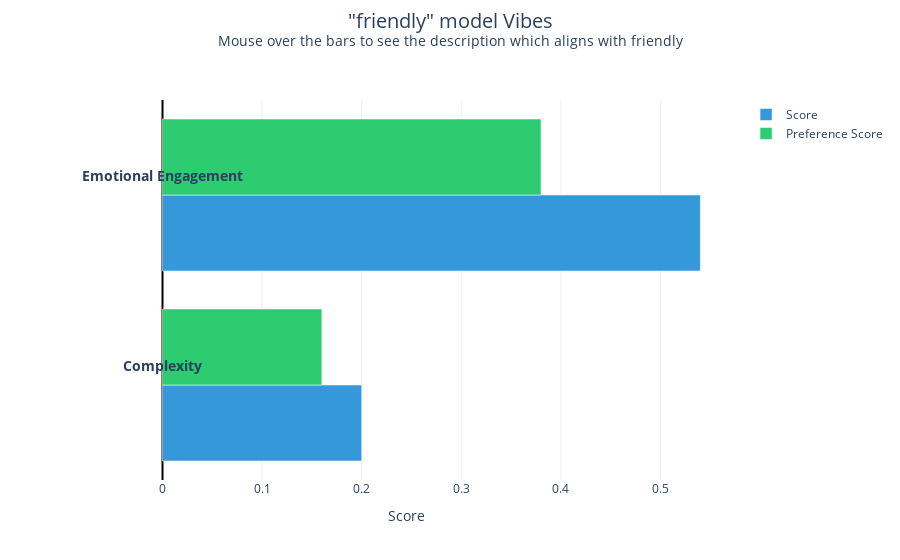

Notebook code for this chart:
### Code cell
from plotly import graph_objects as go

# First, parse the vibe descriptions into separate columns
def parse_vibe_description(vibe_text):
    parts = vibe_text.split("High:")
    name = parts[0].strip(": ")
    high_low_parts = parts[1].split("Low:")
    high_desc = high_low_parts[0].strip()
    low_desc = high_low_parts[1].strip()
    return pd.Series({'name': name, 'high_desc': high_desc, 'low_desc': low_desc})

# Get the aggregated data and parse descriptions
agg_df = vibe_df.groupby("vibe").agg({
    "pref_score": "mean", 
    "score": "mean"
}).reset_index()

# Split vibe column into name and descriptions
desc_df = agg_df['vibe'].apply(parse_vibe_description)
agg_df = pd.concat([agg_df, desc_df], axis=1)

# Create figure
fig = go.Figure()

# Add bars with custom hover text
fig.add_trace(go.Bar(
    y=agg_df['name'],
    x=agg_df['score'],
    name='Score',
    orientation='h',
    marker_color='#3498db',
    hovertemplate='%{x:.2f}<br>' + 
                  agg_df.apply(lambda row: row['high_desc'] if row['score'] >= 0 else row['low_desc'], axis=1) +
                  '<extra></extra>'
))

fig.add_trace(go.Bar(
    y=agg_df['name'],
    x=agg_df['pref_score'],
    name='Preference Score',
    orientation='h',
    marker_color='#2ecc71',
    hovertemplate='%{x:.2f}<br>' + 
                  agg_df.apply(lambda row: row['high_desc'] if row['pref_score'] >= 0 else row['low_desc'], axis=1) +
                  '<extra></extra>'
))

# Add descriptions and titles as annotations
for i, row in enumerate(agg_df.iterrows()):
    row = row[1]
    # Add vibe name above bars
    fig.add_annotation(
        x=0,  # Center position
        y=row['name'],
        text=f"<b>{row['name']}</b>",  # Bold text
        showarrow=False,
        yshift=20,  # Shift up from the bars
        font=dict(size=14)
    )

# remove the y axis annotation
fig.update_layout(yaxis=dict(visible=False))

# Update layout
fig.update_layout(
    barmode='group',
    title={
        'text': f'\"{models[0]}\" model Vibes<br><sup>Mouse over the bars to see the description which aligns with {models[0]}</sup>',
        'xanchor': 'center',
        'y': 0.95,
        'x': 0.5,
        'font': {'size': 20}
    },
    xaxis_title='Score',
    xaxis=dict(
        zeroline=True, 
        zerolinewidth=2, 
        zerolinecolor='black',
    ),
    template='plotly_white',
    showlegend=True,
)

fig.show()

### Figure 1 — Plotly figure (JSON) as saved in the notebook; plotly's stock layout.template omitted (floating-point values rounded to 4 significant figures)
{"data": [{"hovertemplate": ["%{x:.2f}<br>Complex, multi-layered, and intricate in structure and language.<extra></extra>", "%{x:.2f}<br>Contains emotionally charged language and fosters connection.<extra></extra>"], "marker": {"color": "#3498db"}, "name": "Score", "orientation": "h", "type": "bar", "x": [0.2, 0.54], "y": ["Complexity", "Emotional Engagement"]}, {"hovertemplate": ["%{x:.2f}<br>Complex, multi-layered, and intricate in structure and language.<extra></extra>", "%{x:.2f}<br>Contains emotionally charged language and fosters connection.<extra></extra>"], "marker": {"color": "#2ecc71"}, "name": "Preference Score", "orientation": "h", "type": "bar", "x": [0.16, 0.38], "y": ["Complexity", "Emotional Engagement"]}], "layout": {"annotations": [{"font": {"size": 14}, "showarrow": false, "text": "<b>Complexity</b>", "x": 0, "y": "Complexity", "yshift": 20}, {"font": {"size": 14}, "showarrow": false, "text": "<b>Emotional Engagement</b>", "x": 0, "y": "Emotional Engagement", "yshift": 20}], "barmode": "group", "showlegend": true, "title": {"font": {"size": 20}, "text": "\"friendly\" model Vibes<br><sup>Mouse over the bars to see the description which aligns with friendly</sup>", "x": 0.5, "xanchor": "center", "y": 0.95}, "xaxis": {"title": {"text": "Score"}, "zeroline": true, "zerolinecolor": "black", "zerolinewidth": 2}, "yaxis": {"visible": false}}}
